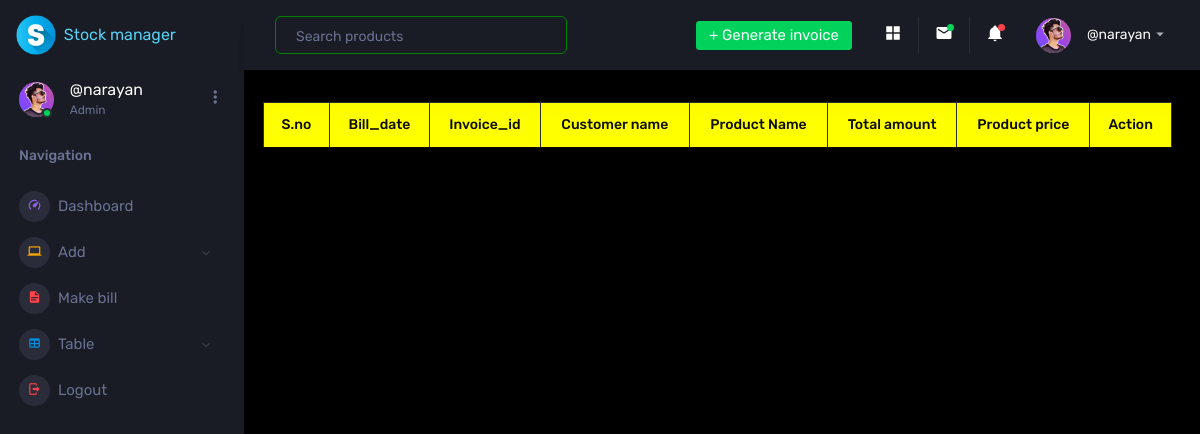
Before: /invoice_index.php (signed in) with the older database file.
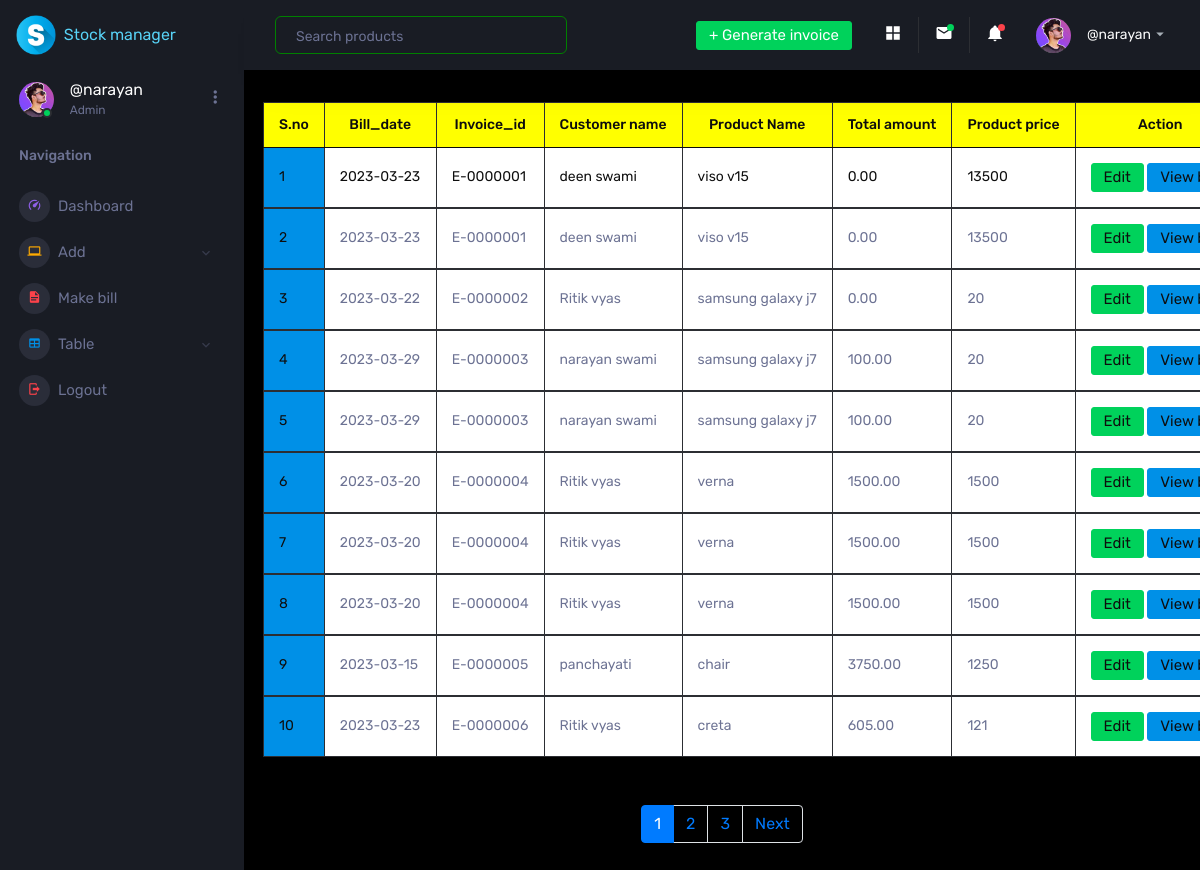
After: the same page with the newer database file.
### tables this page shows
CREATE TABLE `billing` (
  `id` int(5) NOT NULL,
  `customer_id` int(5) DEFAULT NULL,
  `product_id` int(5) DEFAULT NULL,
  `bill_date` date DEFAULT NULL,
  `total_amount` decimal(10,2) DEFAULT NULL,
  `quantity` int(5) DEFAULT NULL,
  `invoice_id` varchar(255) DEFAULT NULL
);

CREATE TABLE `customer` (
  `id` int(5) NOT NULL,
  `profile` varchar(200) DEFAULT NULL,
  `name` varchar(50) DEFAULT NULL,
  `mobile` varchar(13) NOT NULL,
  `whatsup_no` varchar(13) NOT NULL,
  `email` varchar(100) NOT NULL,
  `address` tinytext NOT NULL,
  `created_at` timestamp NOT NULL DEFAULT current_timestamp(),
  `updated_at` timestamp NOT NULL DEFAULT current_timestamp() ON UPDATE current_timestamp()
);

CREATE TABLE `product` (
  `id` int(5) NOT NULL,
  `category_id` int(5) DEFAULT NULL,
  `company_id` int(5) DEFAULT NULL,
  `product_name` varchar(35) NOT NULL,
  `p_price` int(5) DEFAULT NULL,
  `s_price` int(5) DEFAULT NULL,
  `qty` varchar(13) DEFAULT NULL,
  `mfg_date` varchar(20) DEFAULT NULL,
  `exp_date` varchar(20) DEFAULT NULL,
  `created_at` timestamp NOT NULL DEFAULT current_timestamp(),
  `updated_at` timestamp NOT NULL DEFAULT current_timestamp() ON UPDATE current_timestamp()
);

### invoice_index.php (the view, shortened to what this page needs)
<?php include "top.php"?>
<?php
    $limit=10;
    if(isset($_GET["page"])){
         $page=$_GET["page"];
    }else{
     $page=1;
    }
     $offset=($page-1)*$limit;
   $con=new mysqli("localhost","root","","stock");
   $sql="SELECT billing.id, billing.bill_date, billing.total_amount,billing.invoice_id,billing.quantity, customer.name AS customer_name, product.product_name AS product_name,product.s_price AS product_price FROM billing JOIN customer ON billing.customer_id = customer.id JOIN product ON billing.product_id = product.id order by billing.id asc limit $offset,$limit";
   $rs=$con->query($sql);
   $data=$rs->fetch_all(1);
?>
    <div class="containe" style="margin-top: -2.50%;margin-left:-1%">
    <table class="table bg-light table-bordered table-hover">
        <thead class=" text-dark" >
                <tr>
                    <th class="text-center text-dark" style="background: yellow;">S.no</th>
                    <th class="text-center text-dark" style="background: yellow;">Bill_date</th>
                    <th class="text-center text-dark" style="background: yellow;">Invoice_id</th>
                    <th class="text-center text-dark" style="background: yellow;">Customer name</th>
                    <th class="text-center text-dark" style="background: yellow;">Product Name</th>
                    <th class="text-center text-dark" style="background: yellow;">Total amount</th>
                    <th class="text-center text-dark" style="background: yellow;">Product price</th>
                    <th class="text-center text-dark" style="background: yellow;">Action</th>
                </tr>
            </thead>
            <tbody class="text-dark">
                <?php $sn=0;
    foreach($data as $info){ ?>
                <tr>
                    <td class="bg-primary text-dark"><?=++$sn;?></td>
                    <td><?=$info["bill_date"]?></td>
                    <td><?=$info["invoice_id"];?></td>
                    <td><?=$info["customer_name"];?></td>
                    <td><?=$info["product_name"];?></td>
                    <td><?=$info["total_amount"]?></td>
                    <td><?=$info["product_price"];?></td>
                    <td><a class="btn btn-success text-dark">Edit</a>
                    <a class="btn btn-primary text-dark" href="invoice_view.php?id=<?=$info["id"]?>">View bill</a>
                    </td>
                </tr>
            </tbody>
            <?php } ?>
        </table>
    </div>
    <?php
    $sql1="select * from billing";
    $result=mysqli_query($con,$sql1) or die("query failed");
    if(mysqli_num_rows($result)>0){
        $total_records=mysqli_num_rows($result);
        $total_page=ceil($total_records/$limit);
        echo '<nav aria-label="Page navigation  example ">'.
        '<ul class="pagination justify-content-center  mt-5">';
        for($i=1;$i<=$total_page;$i++){
            if($i==$page){
                $active="active";
            }else{
                $active="";
            }
            echo "<li class='page-item $active'><a class='page-link' href='invoice_index.php?page=$i'>$i</a></li>";
        }
        if($total_page>$page) {
            echo '<li class="page-item"><a class="page-link" href="invoice_index.php?page='.($page+1).'">Next</a></li>';
        }
        echo "  </ul> ";
    }
?>
  </nav>
    <?php include "bottam.php"?>

### top.php (shortened to what this page needs)
<!DOCTYPE html>
<html lang="en">
  <head>
    <link rel="stylesheet" href="assets/vendors/mdi/css/materialdesignicons.min.css">
    <link rel="stylesheet" href="assets/vendors/css/vendor.bundle.base.css">
    <link rel="stylesheet" href="assets/vendors/jvectormap/jquery-jvectormap.css">
    <link rel="stylesheet" href="assets/vendors/flag-icon-css/css/flag-icon.min.css">
    <link rel="stylesheet" href="assets/vendors/owl-carousel-2/owl.carousel.min.css">
    <link rel="stylesheet" href="assets/vendors/owl-carousel-2/owl.theme.default.min.css">
    <link href="https://cdn.jsdelivr.net/npm/bootstrap@5.0.2/dist/css/bootstrap.min.css" rel="stylesheet"
>
    <link rel="stylesheet" href="assets/css/style.css">
  </head>
  <body>
    <div class="container-scroller">
      <nav class="sidebar sidebar-offcanvas" id="sidebar">
        <div class="sidebar-brand-wrapper d-none d-lg-flex align-items-center justify-content-center  fixed-top" style="color:#58D3F7;">
           <img class="sidebar-brand brand-logo" src="images/letter-s.png" style="width:25%;margin-left:-30%">&nbsp; Stock manager
        </div>
        <ul class="nav">
          <li class="nav-item profile">
            <div class="profile-desc">
              <div class="profile-pic">
                <div class="count-indicator">
                  <img class="img-xs rounded-circle " src="images/citrus.jpg" alt="">
                  <span class="count bg-success"></span>
                </div>
                <div class="profile-name">
                  <h5 class="mb-0 font-weight-normal"><?php echo $_SESSION["username"];?></h5>
                  <span>Admin</span>
                </div>
              </div>
              <a href="#" id="profile-dropdown" data-toggle="dropdown"><i class="mdi mdi-dots-vertical"></i></a>
          </li>
          <li class="nav-item nav-category">
            <span class="nav-link">Navigation</span>
          </li>
          <li class="nav-item menu-items">
            <a class="nav-link" >
              <span class="menu-icon">
                <i class="mdi mdi-speedometer"></i>
              </span>
              <span class="menu-title">Dashboard</span>
            </a>
          </li>
          <li class="nav-item menu-items">
            <a class="nav-link" data-toggle="collapse" href="#ui-basic" aria-expanded="false" aria-controls="ui-basic">
              <span class="menu-icon">
                <i class="mdi mdi-laptop"></i>
              </span>
              <span class="menu-title">Add</span>
              <i class="menu-arrow"></i>
            </a>
          </li>
          <li class="nav-item menu-items">
            <a class="nav-link" href="billing.php">
              <span class="menu-icon">
                <i class="mdi mdi-file-document"></i>
              </span>
              <span class="menu-title">Make bill</span>
            </a>
          </li>
          <li class="nav-item menu-items">
            <a class="nav-link" data-toggle="collapse" href="#auth" aria-expanded="false" aria-controls="auth">
              <span class="menu-icon">
                <i class="mdi mdi-table"></i>
              </span>
              <span class="menu-title">Table</span>
              <i class="menu-arrow"></i>
            </a>
          </li>
          <li class="nav-item menu-items">
            <a class="nav-link" href="logout.php">
              <span class="menu-icon">
                <i class="mdi mdi-logout text-danger"></i>
              </span>
              <span class="menu-title">Logout</span>
            </a>
          </li>
        </ul>
      </nav>
    <div class="container-fluid page-body-wrapper">
        <nav class="navbar p-0 fixed-top d-flex flex-row">
          <div class="navbar-menu-wrapper flex-grow d-flex align-items-stretch">
            <ul class="navbar-nav w-100">
              <li class="nav-item w-100">
                <form class="nav-link mt-2 mt-md-0 d-none d-lg-flex search">
                  <input type="text" class="form-control " style="border-color:green" placeholder="Search products">
                </form>
              </li>
            </ul>
            <ul class="navbar-nav navbar-nav-right">
              <li class="nav-item dropdown d-none d-lg-block">
                <a class="nav-link btn btn-success create-new-button" id="createbuttonDropdown" href="billing.php">+ Generate invoice</a>
              </li>
              <li class="nav-item nav-settings d-none d-lg-block">
                <a class="nav-link" href="#">
                  <i class="mdi mdi-view-grid"></i>
                </a>
              </li>
              <li class="nav-item dropdown border-left">
                <a class="nav-link count-indicator dropdown-toggle" id="messageDropdown" href="#" data-toggle="dropdown" aria-expanded="false">
                  <i class="mdi mdi-email"></i>
                  <span class="count bg-success"></span>
                </a>
              </li>
              <li class="nav-item dropdown border-left">
                <a class="nav-link count-indicator dropdown-toggle" id="notificationDropdown" href="#" data-toggle="dropdown">
                  <i class="mdi mdi-bell"></i>
                  <span class="count bg-danger"></span>
                </a>
              </li>
              <li class="nav-item dropdown">
                <a class="nav-link" id="profileDropdown" href="#" data-toggle="dropdown">
                  <div class="navbar-profile">
                    <img class="img-xs rounded-circle" src="images/citrus.jpg" alt="">
                    <p class="mb-0 d-none d-sm-block navbar-profile-name"><?php echo $_SESSION["username"];?></p>
                    <i class="mdi mdi-menu-down d-none d-sm-block"></i>
                  </div>
                </a>
              </li>
            </ul>
          </div>
        </nav>
        <div class="main-panel">
          <div class="content-wrapper">
            <div class="row">
            </div>

### bottam.php (shortened to what this page needs)
</body>
</html>

Changed rows visible on the page:
added billing: bill_date "2023-03-23", invoice "E-0000001", customer.name "deen swami", product.product_name "viso v15", total_amount "0.00", product.s_price "13500"
added billing: bill_date "2023-03-23", invoice "E-0000001", customer.name "deen swami", product.product_name "viso v15", total_amount "0.00", product.s_price "13500"
added billing: bill_date "2023-03-22", invoice "E-0000002", customer.name "Ritik vyas", product.product_name "samsung galaxy j7", total_amount "0.00", product.s_price "20"
added billing: bill_date "2023-03-29", invoice "E-0000003", customer.name "narayan swami", product.product_name "samsung galaxy j7", total_amount "100.00", product.s_price "20"
added billing: bill_date "2023-03-29", invoice "E-0000003", customer.name "narayan swami", product.product_name "samsung galaxy j7", total_amount "100.00", product.s_price "20"
added billing: bill_date "2023-03-20", invoice "E-0000004", customer.name "Ritik vyas", product.product_name "verna", total_amount "1500.00", product.s_price "1500"
added billing: bill_date "2023-03-20", invoice "E-0000004", customer.name "Ritik vyas", product.product_name "verna", total_amount "1500.00", product.s_price "1500"
added billing: bill_date "2023-03-20", invoice "E-0000004", customer.name "Ritik vyas", product.product_name "verna", total_amount "1500.00", product.s_price "1500"
added billing: bill_date "2023-03-15", invoice "E-0000005", customer.name "panchayati", product.product_name "chair", total_amount "3750.00", product.s_price "1250"
added billing: bill_date "2023-03-23", invoice "E-0000006", customer.name "Ritik vyas", product.product_name "creta", total_amount "605.00", product.s_price "121"
Other visible differences:
new list line: "1"
new list line: "2"
new list line: "3"
text now shown: "Next"
